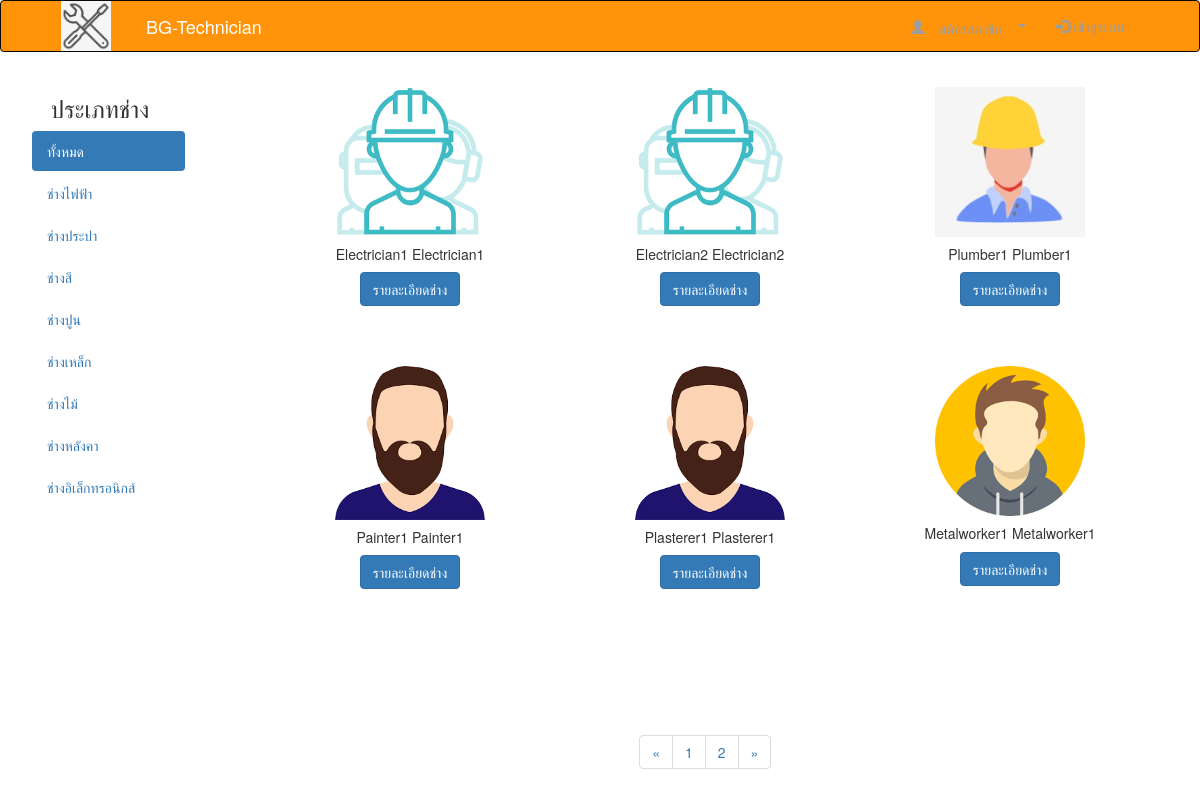
Before: / with the older database file.
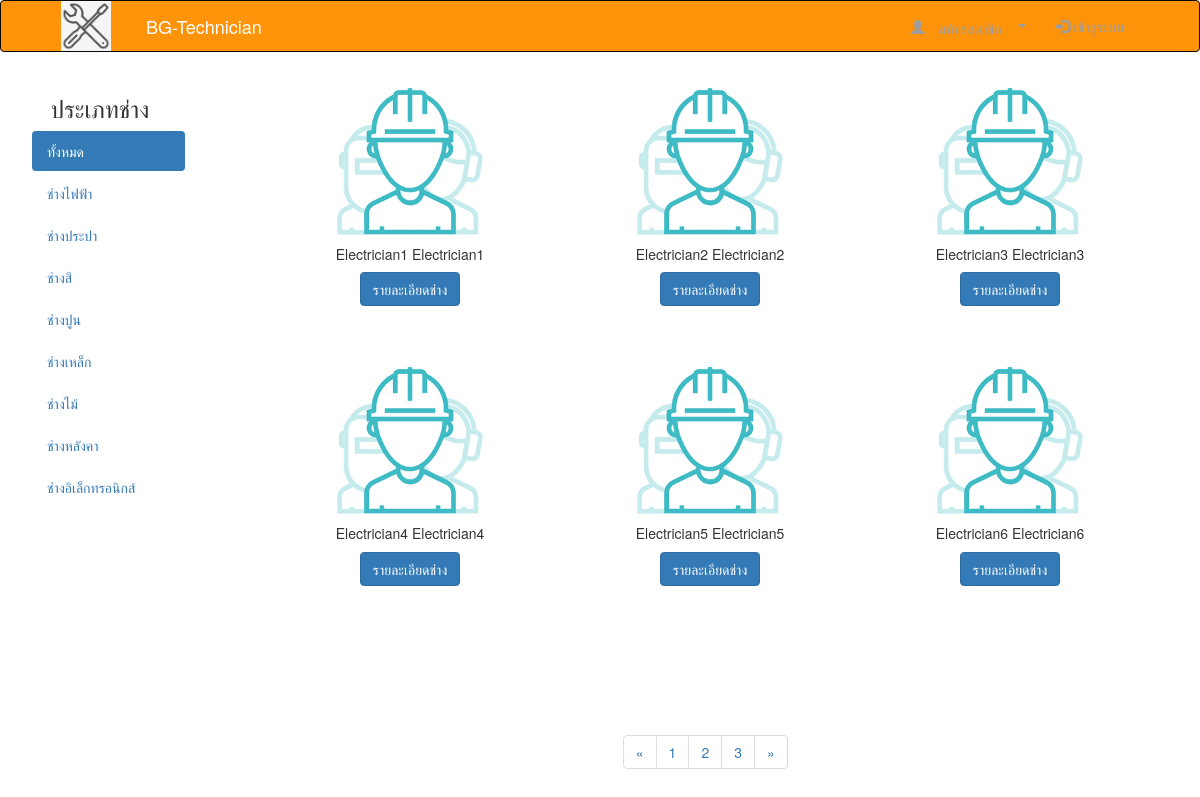
After: the same page with the newer database file.
### tables this page shows
CREATE TABLE `users` (
  `id` int(10) NOT NULL,
  `email` varchar(100) NOT NULL,
  `password` varchar(1000) NOT NULL,
  `firstname` varchar(100) NOT NULL,
  `lastname` varchar(100) NOT NULL,
  `sex` enum('male','female') NOT NULL,
  `address` varchar(1000) DEFAULT NULL,
  `contact` varchar(100) DEFAULT NULL,
  `detail` varchar(1000) DEFAULT NULL,
  `status` enum('user','admin','technician') NOT NULL,
  `avatar_path` varchar(1000) DEFAULT NULL,
  `certificate_id` varchar(100) DEFAULT NULL
);

### index.php (the view, shortened to what this page needs)
<?php
require 'header.php';
require 'connection.php';
@$id = $_GET['id'];
@$value = $_GET['value'];
$perpage = 6;
if (isset($_GET['page'])) {
    $page = $_GET['page'];
} else {
    $page = 1;
}
$start = ($page - 1) * $perpage;
if($value==''){
    $sql = "select * from users WHERE status ='technician' limit {$start} , {$perpage} ";
$result = mysqli_query($connect, $sql);
}else{
    $sql = "SELECT us.id, us.firstname, us.lastname, us.avatar_path
FROM users as us
LEFT JOIN work as wk
ON us.email = wk.email WHERE wk.work_name ='$value'limit {$start} , {$perpage}";
    $result = mysqli_query($connect, $sql);
}
?>
<!DOCTYPE html>
<html lang="en">
<head>
</head>
<body>
<div  class="col-md-12 wrapper"  style=" margin-top: 15px;">
    <div class="row wrapper" >
        <div class="col-md-2" style="margin-right: 5%;margin-top: -1%;">
            <h3 align="center">ประเภทช่าง</h3>
            <ul class="nav nav-pills nav-stacked" style="margin-left: 10%">
                <li <?php if($id == ""){echo 'class="active"';} ?>><a href="index.php">ทั้งหมด</a></li>
                <li <?php if($id == '1'){echo 'class="active"';} ?>><a href="index.php?id=1&value=Electrician" value="Electrician">ช่างไฟฟ้า</a></li>
                <li <?php if($id == '2'){echo 'class="active"';} ?>><a href="index.php?id=2&value=Plumber" value="Plumber">ช่างประปา</a></li>
                <li <?php if($id == '3'){echo 'class="active"';} ?>><a href="index.php?id=3&value=Painter" value="Painter">ช่างสี</a></li>
                <li <?php if($id == '4'){echo 'class="active"';} ?>><a href="index.php?id=4&value=Plasterer" value="Plasterer">ช่างปูน</a></li>
                <li <?php if($id == '5'){echo 'class="active"';} ?>><a href="index.php?id=5&value=Metalworker" value="Metalworker">ช่างเหล็ก</a></li>
                <li <?php if($id == '6'){echo 'class="active"';} ?>><a href="index.php?id=6&value=Carpenters" value="Carpenters">ช่างไม้</a></li>
                <li <?php if($id == '7'){echo 'class="active"';} ?>><a href="index.php?id=7&value=Roof-technician" value="Roof-technician">ช่างหลังคา</a></li>
                <li <?php if($id == '8'){echo 'class="active"';} ?>><a href="index.php?id=8&value=Electronic-technician" value="Electronic-technician">ช่างอิเล็กทรอนิกส์</a></li>
            </ul>
        </div>
<?php while ($row = mysqli_fetch_array($result)) { ?>
    <div class="col-md-3" style="text-align: center; margin-bottom: 5%;" >
            <div class="card" style="width: auto;">
                <img class="card-img-top" src="<?php echo $row['avatar_path']?>" alt="Card image cap" width="150px">
                <div class="card-body">
                    <h5 class="card-title"><?php echo $row['firstname']; echo "\n\n"; echo $row['lastname'];?></h5>
                    <a href="profile-all.php?id=<?php echo $row['id'] ?>" class="btn btn-primary">รายละเอียดช่าง</a>
                </div>
            </div>
        </div>
<?php }
if($value==''){
    $sql2 = "select * from users WHERE status ='technician' ";
    $query2 = mysqli_query($connect, $sql2);
    $total_record = mysqli_num_rows($query2);
    $total_page = ceil($total_record / $perpage);
}
?>
</div>
    <div class="footer">
            <nav style="margin-left: 18%">
                <ul class="pagination">
                    <li>
                        <a href="index.php?page=1&id=<?php echo $id?>&value=<?php echo $value ?>" aria-label="Previous">
                            <span aria-hidden="true">&laquo;</span>
                        </a>
                    </li>
                    <?php for($i=1;$i<=$total_page;$i++){ ?>
                        <li><a href="index.php?page=<?php echo $i; ?>&id=<?php echo $id?>&value=<?php echo $value ?>"><?php echo $i; ?></a></li>
                    <?php } ?>
                    <li>
                        <a href="index.php?page=<?php echo $total_page;?>&id=<?php echo $id?>&value=<?php echo $value ?>" aria-label="Next">
                            <span aria-hidden="true">&raquo;</span>
                        </a>
                    </li>
                </ul>
            </nav>
    </div>
</body>
</html>

### header.php (shortened to what this page needs)
<head>
    <link rel="stylesheet" href="https://maxcdn.bootstrapcdn.com/bootstrap/3.4.1/css/bootstrap.min.css">
    <link rel="stylesheet" href="css/style.css" type="text/css">
    <link rel="stylesheet" href="https://unpkg.com/bootstrap@3.3.7/dist/css/bootstrap.min.css">
</head>
<nav class="navbar navbar-inverse navabar-fixed-top" id="navcolor" >
    <div style="padding-left: 5%; padding-right: 5% " >
        <div class="navbar-header">
            <a href="index.php"><img src="img/logo.png" align="left" width="50px" height="auto" border="0"
                                     style="margin-right:20px"/></a>
            <a href="index.php" class="navbar-brand" style="color: #FFFFFF">BG-Technician</a>
        </div>
        <div class="collapse navbar-collapse" id="myNavbar">
            <ul class="nav navbar-nav navbar-right">
                <?php
                if (isset($_SESSION['email']) && ($_SESSION['status']=="user")) {
                    ?>
                    <li><a href="profile-member.php"><span class="glyphicon glyphicon-user"></span> โปรไฟล์ </a></li>
                    <li><a href="logout.php"><span class="glyphicon glyphicon-log-out"></span> ออกจากระบบ </a></li>
                    <?php
                }else{
                    ?>
                    <li class="dropdown" ><a class="glyphicon glyphicon-user" data-toggle="dropdown" href="#"> สมัครสมาชิก <span class="caret"></span></a>
                    </li>
                    <li><a href="login.php"><span class="glyphicon glyphicon-log-in" "></span> เข้าสู่ระบบ </a></li>
                    <?php
                }
                ?>
            </ul>
        </div>
    </div>
</nav>

### css/style.css (style rules this page uses)
#navcolor { background-color: #ff930a; }

### index.php (style rules this page uses)
html, body { height: 90%; margin: 0; padding: 0; }
.wrapper { display: block; min-height: 100%; height: auto !important; height: 100%; margin-bottom: -20px; }
.footer { height: 20px; display: block; text-align: center; }

Changed rows visible on the page:
removed users: avatar_path (picture), firstname "Plumber1", lastname "Plumber1"
removed users: avatar_path (picture), firstname "Painter1", lastname "Painter1"
removed users: avatar_path (picture), firstname "Plasterer1", lastname "Plasterer1"
removed users: avatar_path (picture), firstname "Metalworker1", lastname "Metalworker1"
added users: avatar_path (picture), firstname "Electrician3", lastname "Electrician3"
added users: avatar_path (picture), firstname "Electrician4", lastname "Electrician4"
added users: avatar_path (picture), firstname "Electrician5", lastname "Electrician5"
added users: avatar_path (picture), firstname "Electrician6", lastname "Electrician6"
Other visible differences:
new list line: "3"
